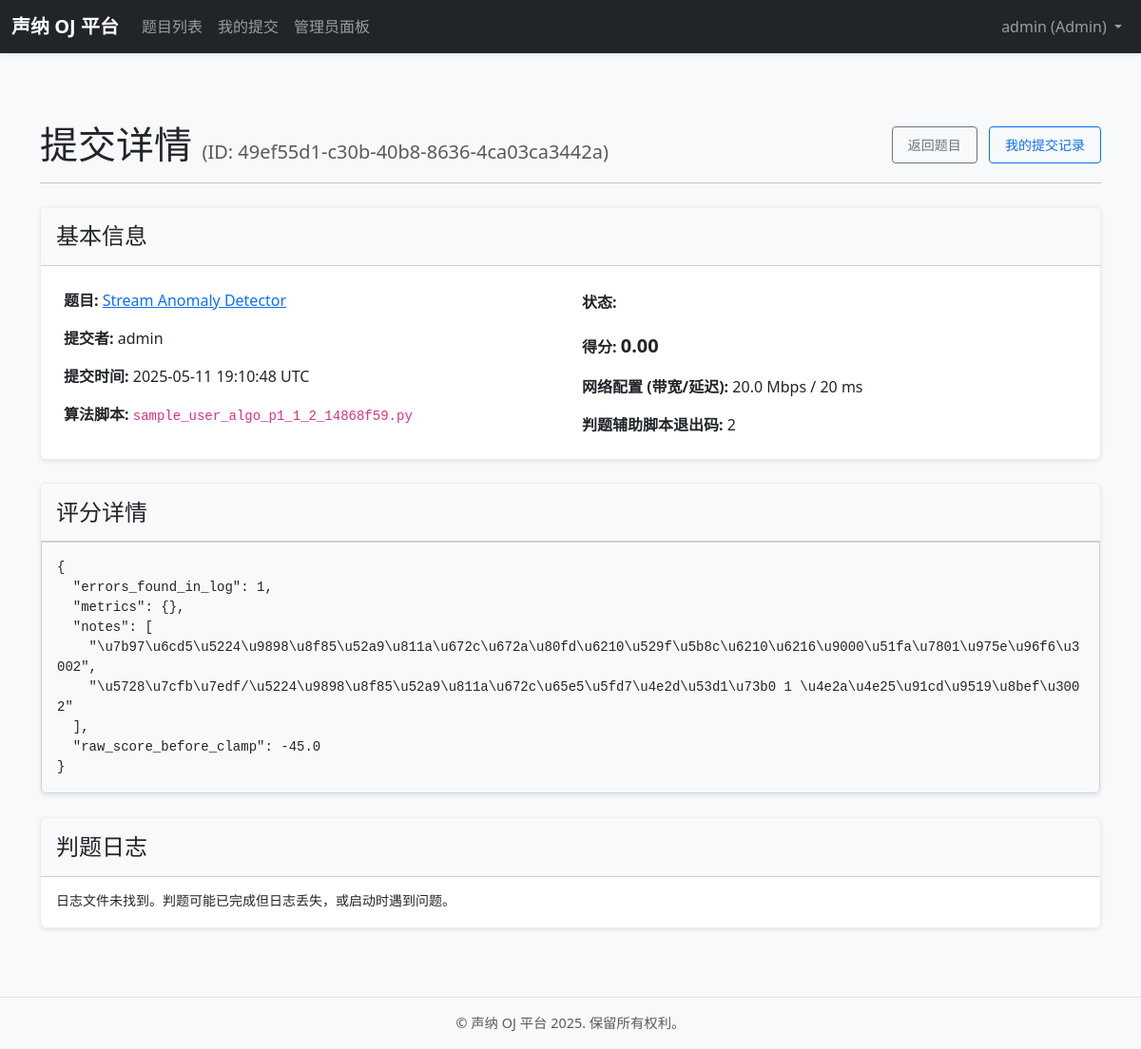
/submission/49ef55d1-c30b-40b8-8636-4ca03ca3442a (signed in), run on the app's committed database.
### models.py (models this page shows, shortened)
class User(UserMixin, db.Model):
    __tablename__ = 'user'  # 明确表名
    id = db.Column(db.Integer, primary_key=True)
    username = db.Column(db.String(80), unique=True, nullable=False, index=True)
    email = db.Column(db.String(120), unique=True, nullable=False, index=True)
    password_hash = db.Column(db.String(256))  # 存储哈希后的密码
    role = db.Column(db.Enum(UserRole), default=UserRole.CONTESTANT, nullable=False)
    created_at = db.Column(db.DateTime, default=lambda: datetime.now(timezone.utc))
    submissions = db.relationship('Submission', backref='author', lazy='dynamic', cascade="all, delete-orphan")

class Submission(db.Model):
    __tablename__ = 'submission'  # 明确表名
    id = db.Column(db.String(36), primary_key=True, default=lambda: str(uuid.uuid4()))  # 使用 UUID 作为主键
    user_id = db.Column(db.Integer, db.ForeignKey('user.id'), nullable=False, index=True)
    problem_id = db.Column(db.Integer, db.ForeignKey('problem.id'), nullable=False, index=True)
    algorithm_script_filename = db.Column(db.String(255), nullable=False)  # 上传的算法脚本文件名
    submitted_at = db.Column(db.DateTime, default=lambda: datetime.now(timezone.utc), index=True)
    status = db.Column(db.Enum(SubmissionStatus), default=SubmissionStatus.PENDING, nullable=False)
    score = db.Column(db.Float, nullable=True)  # 判题得分
    log_filename = db.Column(db.String(100), nullable=True)  # 日志文件名 (例如 submission_id.log)
    actual_bandwidth_mbps = db.Column(db.Float, nullable=True)  # 本次提交实际使用的带宽
    actual_latency_ms = db.Column(db.Integer, nullable=True)  # 本次提交实际使用的延迟
    return_code = db.Column(db.Integer, nullable=True)  # 判题脚本的返回码
    detailed_results = db.Column(db.Text, nullable=True)  # JSON 字符串格式的详细评分结果

class Problem(db.Model):
    __tablename__ = 'problem'  # 明确表名
    id = db.Column(db.Integer, primary_key=True)
    title = db.Column(db.String(150), nullable=False, index=True)
    description = db.Column(db.Text, nullable=False)  # 题目描述
    dataset_identifier = db.Column(db.String(100), nullable=False)  # 数据集标识符 (例如文件名)
    default_bandwidth_mbps = db.Column(db.Float, default=10.0)  # 默认模拟带宽
    default_latency_ms = db.Column(db.Integer, default=50)  # 默认模拟延迟
    scoring_function_name = db.Column(db.String(100), nullable=False, default="default_log_scorer")  # 评分函数名
    created_at = db.Column(db.DateTime, default=lambda: datetime.now(timezone.utc), index=True)
    submissions = db.relationship('Submission', backref='problem', lazy='dynamic', cascade="all, delete-orphan")

### routes/submission.py (the view)
@submission_bp.route('/<submission_id>')
@login_required
def detail(submission_id):
    submission = db.get_or_404(Submission, submission_id)
    if submission.user_id != current_user.id and current_user.role != UserRole.ADMIN:
        flash('您没有权限查看此提交记录。', 'danger')
        return redirect(url_for('main.index'))
    log_content = "日志文件无法读取或提交仍在处理中。"
    if submission.log_filename:
        log_file_path = os.path.join(current_app.config['LOG_FOLDER'], submission.log_filename)
        if os.path.exists(log_file_path):
            try:
                with open(log_file_path, 'r', encoding='utf-8', errors='replace') as f:
                    log_content = f.read()
            except Exception as e:
                log_content = f"读取日志文件时出错: {str(e)}"
                current_app.logger.error(f"读取日志 {log_file_path} (提交 S{submission_id}) 时出错: {e}", exc_info=True)
        elif submission.status not in [SubmissionStatus.PENDING, SubmissionStatus.INITIALIZING,
                                       SubmissionStatus.RUNNING]:
            log_content = "日志文件未找到。判题可能已完成但日志丢失，或启动时遇到问题。"
    detailed_results_parsed = {}
    if submission.detailed_results:
        try:
            detailed_results_parsed = json.loads(submission.detailed_results)
        except json.JSONDecodeError:
            detailed_results_parsed = {"error": "无法解析存储的评分详情。"}
            current_app.logger.warning(f"无法解析 S{submission_id} 的 detailed_results: {submission.detailed_results}")
    return render_template('submission/submission_detail.html', title=f'提交详情 {submission.id[:8]}',
                           submission=submission, log_content=log_content, detailed_results=detailed_results_parsed)

### templates/submission/submission_detail.html (shortened to what this page needs)
{% extends "_base.html" %}
{% block content %}
<div class="submission-detail-container">
    <div class="d-flex justify-content-between align-items-center mb-3 flex-wrap">
        <h1 class="mb-2 mb-md-0 display-6">提交详情 <small class="text-muted fs-5">(ID: {{ submission.id }})</small></h1>
        <div>
             <a href="{{ url_for('problem.detail', problem_id=submission.problem.id) }}" class="btn btn-sm btn-outline-secondary me-2">返回题目</a>
             <a href="{{ url_for('submission.list_my_submissions') }}" class="btn btn-sm btn-outline-primary">我的提交记录</a>
        </div>
    </div>
    <hr class="mb-4">
    <div class="card shadow-sm mb-4">
        <div class="card-header bg-light py-3">
            <h4 class="mb-0">基本信息</h4>
        </div>
        <div class="card-body p-4">
            <div class="row">
                <div class="col-md-6 mb-3 mb-md-0">
                    <p><strong>题目:</strong> <a href="{{ url_for('problem.detail', problem_id=submission.problem.id) }}">{{ submission.problem.title }}</a></p>
                    <p><strong>提交者:</strong> {{ submission.author.username }}</p>
                    <p><strong>提交时间:</strong> {{ submission.submitted_at.strftime('%Y-%m-%d %H:%M:%S') }} UTC</p>
                    <p class="mb-0"><strong>算法脚本:</strong> <code>{{ submission.algorithm_script_filename }}</code></p>
                </div>
                <div class="col-md-6">
                    <p><strong>状态:</strong> <span class="badge fs-6 bg-{{ submission.status.name | lower }}">{{ submission.status.value }}</span></p>
                    <p><strong>得分:</strong> <span class="fw-bold fs-5">{{ "%.2f"|format(submission.score) if submission.score is not none else '判题中...' }}</span></p>
                    <p><strong>网络配置 (带宽/延迟):</strong> {{ submission.actual_bandwidth_mbps }} Mbps / {{ submission.actual_latency_ms }} ms</p>
                    <p class="mb-0"><strong>判题辅助脚本退出码:</strong> {{ submission.return_code if submission.return_code is not none else 'N/A' }}</p>
                </div>
            </div>
        </div>
    </div>
    {% if detailed_results %}
    <div class="card shadow-sm mb-4">
        <div class="card-header bg-light py-3">
            <h4 class="mb-0">评分详情</h4>
        </div>
        <div class="card-body p-0">
            <pre class="log-output p-3 mb-0" style="max-height: 350px; background-color: #f8f9fa; border-radius: 0 0 var(--bs-card-inner-border-radius) var(--bs-card-inner-border-radius);">{{ detailed_results | tojson(indent=2) if detailed_results is mapping else detailed_results }}</pre>
        </div>
    </div>
    {% elif submission.status == SubmissionStatus.COMPLETED %}
     <div class="alert alert-secondary">暂无详细评分结果。</div>
    {% endif %}
    <div class="card shadow-sm">
        <div class="card-header bg-light py-3">
            <h4 class="mb-0">判题日志</h4>
        </div>
        <div class="card-body p-0">
            <pre class="log-output border-0 p-3 mb-0 bg-white rounded-bottom">{{ log_content if log_content else '日志尚不可用或为空。' }}</pre>
        </div>
    </div>
</div>
{% endblock %}

### templates/_base.html (shortened to what this page needs)
<!doctype html>
<html lang="zh-CN">
<head>
    <link href="https://cdn.jsdelivr.net/npm/bootstrap@5.3.3/dist/css/bootstrap.min.css" rel="stylesheet"
>
    <link rel="stylesheet" href="{{ url_for('static', filename='style.css') }}">
</head>
<body class="d-flex flex-column min-vh-100">
    <nav class="navbar navbar-expand-lg navbar-dark bg-dark mb-4 sticky-top shadow-sm">
        <div class="container-fluid">
            <a class="navbar-brand fw-bold" href="{{ url_for('main.index') }}">声纳 OJ 平台</a>
            <div class="collapse navbar-collapse" id="navbarNav">
                <ul class="navbar-nav me-auto mb-2 mb-lg-0">
                    <li class="nav-item">
                        <a class="nav-link {% if request.endpoint == 'main.index' %}active{% endif %}" aria-current="page" href="{{ url_for('main.index') }}">题目列表</a>
                    </li>
                    {% if current_user.is_authenticated %}
                    <li class="nav-item">
                        <a class="nav-link {% if request.endpoint == 'submission.list_my_submissions' %}active{% endif %}" href="{{ url_for('submission.list_my_submissions') }}">我的提交</a>
                    </li>
                    {% if current_user.role == UserRole.ADMIN %}
                    <li class="nav-item">
                        <a class="nav-link {% if request.endpoint and request.endpoint.startswith('admin.') %}active{% endif %}" href="{{ url_for('admin.dashboard') }}">管理员面板</a>
                    </li>
                    {% endif %}
                    {% endif %}
                </ul>
                <ul class="navbar-nav">
                    {% if current_user.is_authenticated %}
                        <li class="nav-item dropdown">
                          <a class="nav-link dropdown-toggle" href="#" id="navbarUserDropdown" role="button" data-bs-toggle="dropdown" aria-expanded="false">
                            {{ current_user.username }} ({{ current_user.role.value|capitalize }})
                          </a>
                        </li>
                    {% endif %}
                </ul>
            </div>
        </div>
    </nav>
    <main class="container mt-4 mb-5 flex-grow-1">
        {% block content %}{% endblock %}
    </main>
    <footer class="container-fluid bg-light text-center py-3 border-top">
        <p class="mb-0 text-muted">&copy; 声纳 OJ 平台 {{ now.year if now else '2025' }}. 保留所有权利。</p>
    </footer>
</body>
</html>

### static/style.css (style rules this page uses)
body { display: flex; flex-direction: column; min-height: 100vh; background-color: #f8f9fa; }
main.container { flex: 1; padding-top: 1.5rem; padding-bottom: 1.5rem; }
.navbar { box-shadow: 0 0.125rem 0.25rem rgba(0, 0, 0, 0.075); }
.navbar-brand { font-weight: bold; }
.card { margin-top: 1.5rem; border: 1px solid #e9ecef; box-shadow: 0 0.125rem 0.25rem rgba(0, 0, 0, 0.075); }
.card-header, .card-footer { background-color: #f8f9fa; }
.log-output { background-color: #e9ecef; color: #212529; max-height: 600px; overflow-y: auto; white-space: pre-wrap; word-break: break-all; font-family: 'SFMono-Regular', Menlo, Monaco, Consolas, "Liberation Mono", "Courier New", monospace; font-size: 0.875em; padding: 1rem; border-radius: 0.25rem; border: 1px solid #ced4da; }
.badge { font-size: 0.85em; padding: 0.4em 0.6em; }
.btn { border-radius: 0.25rem; padding: 0.5rem 1rem; }
footer { padding: 1.5rem 0; font-size: 0.9em; }

### data on the page
User: username "admin", role.value "Admin", author.username "admin"
Submission: id "49ef55d1-c30b-40b8-8636-4ca03ca3442a", submitted_at "2025-05-11 19:10:48", algorithm_script_filename "sample_user_algo_p1_1_2_14868f59.py", score "0.00", actual_bandwidth_mbps "20.0", actual_latency_ms "20", return_code "2"
Problem: problem "Stream Anomaly Detector"

### other printed values
{{ log_content if log_content else '日志尚不可用或为空。' }} "日志文件未找到。判题可能已完成但日志丢失，或启动时遇到问题。"
